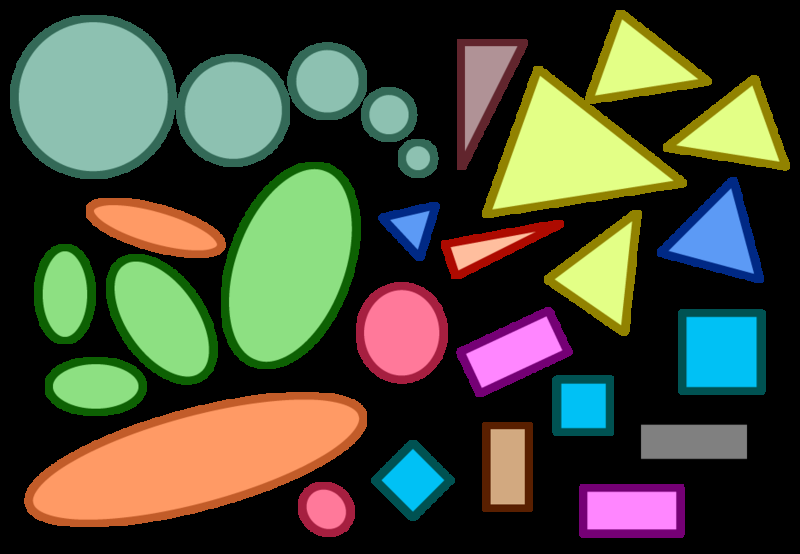
#> input picture Geometric-color-Shapes-drawing.png, 800 x 554 px, found by its file name
$ jupyter execute Center_of_contour.ipynb
#> lines starting #> are read from the running program, lines starting #| are printed output that depends on the picture; after the words box and inside, x2 and y2 are one past the last pixel; in counts of white or black regions, pixels touching at a corner belong together
[cell 1]
"""
Tutorial:
    1. Detect the outline of each shape in the image
    2. Computing the center of the contour — also called the centroid of the region.
    3. Display results
"""
import cv2
import imutils

[cell 2]
image = cv2.imread("C:/Users/seeho/datasets/cats/Geometric-color-Shapes-drawing.png")
#> image is the input picture: shape (554, 800, 3); mean B, G, R 57.2, 75.6, 71.9
"""cv2.namedWindow('Image')
cv2.imshow('Image', image)
cv2.waitKey()
cv2.destroyAllWindows()"""

[cell 3]
gray = cv2.cvtColor(image, cv2.COLOR_BGR2GRAY)
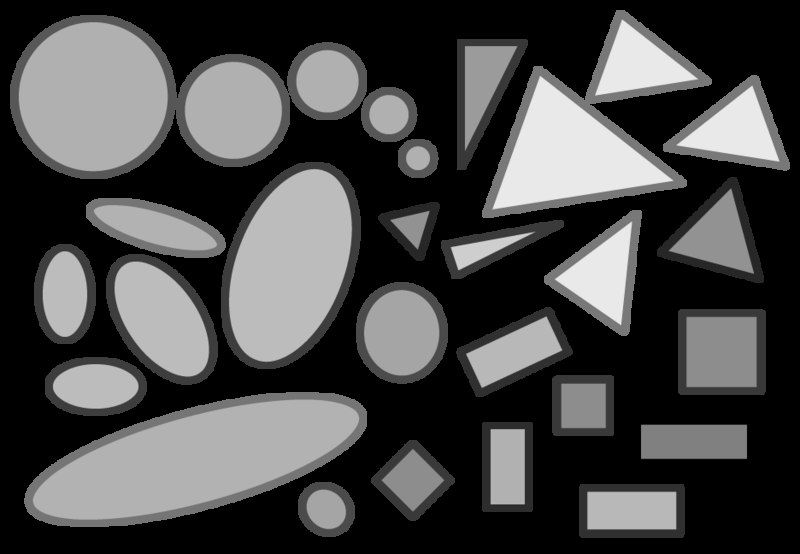
#> gray: shape (554, 800); min 0, max 234, mean 72.4
blurred = cv2.GaussianBlur(gray, (5, 5), 0)
thresh = cv2.threshold(blurred, 60, 255, cv2.THRESH_BINARY)[1]
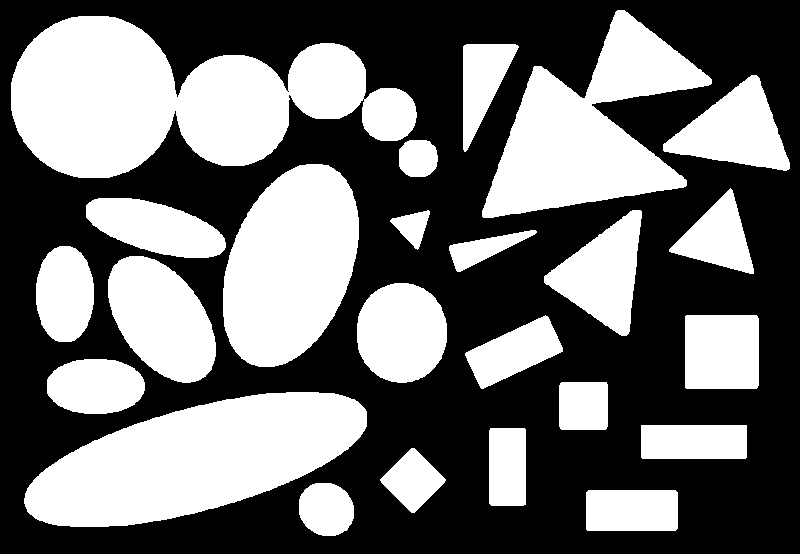
#> thresh: shape (554, 800); 43.2% white; 24 white regions

[cell 4]
# find contours in the thresholded image
contour1 = cv2.findContours(thresh.copy(), cv2.RETR_EXTERNAL, cv2.CHAIN_APPROX_SIMPLE)
#> contour1 = 24 contours; largest, box (x1, y1, x2, y2) and area: (11, 16, 417, 178) 38126, (24, 392, 367, 527) 28652, (482, 10, 712, 218) 22070, (223, 164, 359, 367) 20235, (108, 256, 216, 383) 9305
contour1 = imutils.grab_contours(contour1)

[cell 5]
# Loop over the contours => PRESS ANY KEYs to move forward
for c in contour1:
	# compute the center of the contour
	M = cv2.moments(c)
	cX = int(M["m10"] / M["m00"])
	cY = int(M["m01"] / M["m00"])
	# draw the contour and center of the shape on the image
	cv2.drawContours(image, [c], -1, (0, 255, 0), 2)
	cv2.circle(image, (cX, cY), 7, (255, 255, 255), -1)
	cv2.putText(image, "center", (cX - 20, cY - 20),
		cv2.FONT_HERSHEY_SIMPLEX, 0.5, (255, 255, 255), 2)
	# show the image
	cv2.imshow("Image", image)
	cv2.waitKey(0)
#> this loop made 24 passes
#> (cX, cY) on passes 1 to 12: (631, 510), (325, 508), (412, 479), (507, 466), (693, 441), (195, 459), (583, 405), (95, 385), (721, 351), (513, 351), (401, 332), (161, 318)
#> pass 1, `cv2.imshow("Image", image)`:
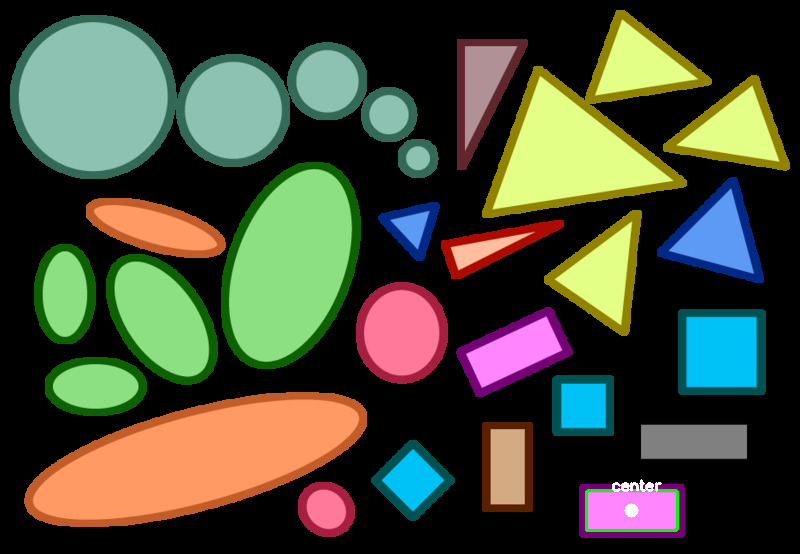
#> window 'Image': shape (554, 800, 3); mean B, G, R 57.2, 76.2, 71.8
#> pass 2, `cv2.imshow("Image", image)`:
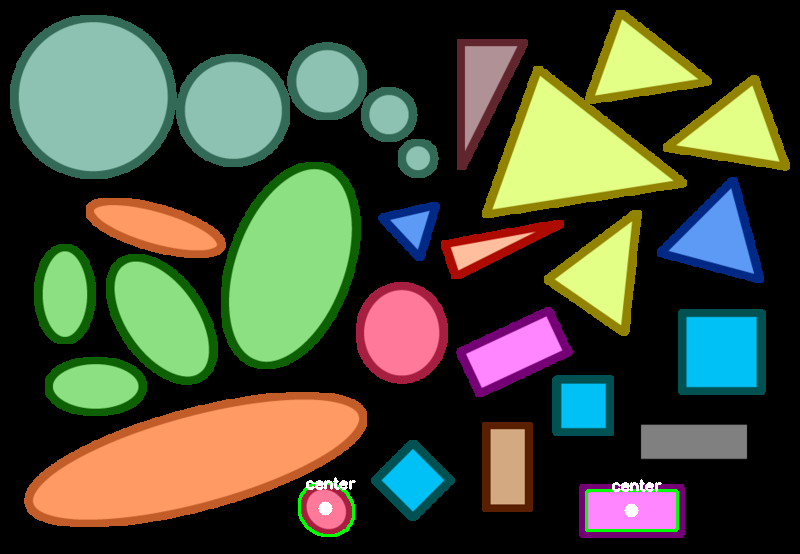
#> window 'Image': shape (554, 800, 3); mean B, G, R 57.3, 76.6, 71.8
#> after the loop:
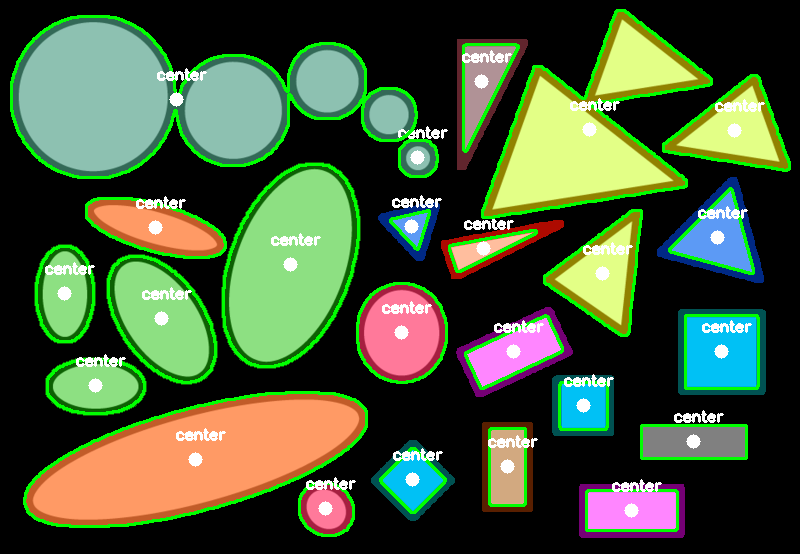
#> image: shape (554, 800, 3); 8.81% of pixels changed, all inside (x1, y1, x2, y2) = (10, 9, 791, 537)

"""Image closes at the end"""
cv2.destroyAllWindows()
